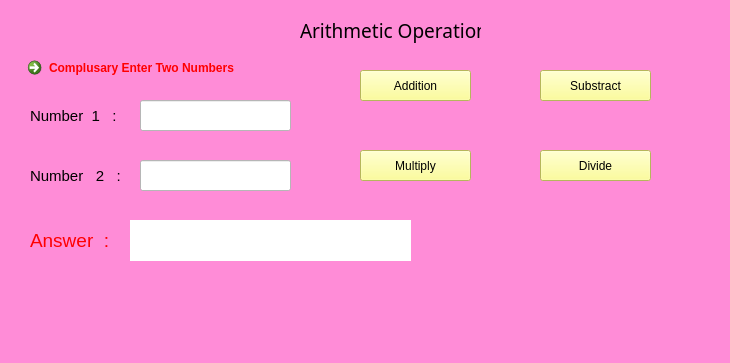
<?xml version="1.0" encoding="UTF-8"?>
<ui version="4.0">
 <class>Dialog</class>
 <widget class="QDialog" name="Dialog">
  <property name="geometry">
   <rect>
    <x>0</x>
    <y>0</y>
    <width>730</width>
    <height>363</height>
   </rect>
  </property>
  <property name="windowTitle">
   <string>Dialog</string>
  </property>
  <property name="styleSheet">
   <string notr="true">background-color: rgb(255, 140, 215);</string>
  </property>
  <widget class="QLabel" name="label">
   <property name="geometry">
    <rect>
     <x>30</x>
     <y>100</y>
     <width>111</width>
     <height>31</height>
    </rect>
   </property>
   <property name="font">
    <font>
     <family>MS Shell Dlg 2</family>
     <pointsize>11</pointsize>
    </font>
   </property>
   <property name="text">
    <string>Number  1   :</string>
   </property>
  </widget>
  <widget class="QLabel" name="label_2">
   <property name="geometry">
    <rect>
     <x>30</x>
     <y>160</y>
     <width>111</width>
     <height>31</height>
    </rect>
   </property>
   <property name="font">
    <font>
     <pointsize>11</pointsize>
    </font>
   </property>
   <property name="text">
    <string>Number   2   :</string>
   </property>
  </widget>
  <widget class="QLineEdit" name="n1">
   <property name="geometry">
    <rect>
     <x>140</x>
     <y>100</y>
     <width>151</width>
     <height>31</height>
    </rect>
   </property>
   <property name="font">
    <font>
     <pointsize>10</pointsize>
    </font>
   </property>
   <property name="styleSheet">
    <string notr="true">background-color: rgb(255, 255, 255);</string>
   </property>
  </widget>
  <widget class="QLineEdit" name="n2">
   <property name="geometry">
    <rect>
     <x>140</x>
     <y>160</y>
     <width>151</width>
     <height>31</height>
    </rect>
   </property>
   <property name="font">
    <font>
     <pointsize>10</pointsize>
    </font>
   </property>
   <property name="styleSheet">
    <string notr="true">background-color: rgb(255, 255, 255);</string>
   </property>
  </widget>
  <widget class="QLabel" name="label_6">
   <property name="geometry">
    <rect>
     <x>30</x>
     <y>220</y>
     <width>101</width>
     <height>41</height>
    </rect>
   </property>
   <property name="font">
    <font>
     <family>MS Shell Dlg 2</family>
     <pointsize>14</pointsize>
     <weight>9</weight>
     <italic>false</italic>
     <bold>false</bold>
    </font>
   </property>
   <property name="styleSheet">
    <string notr="true">color: rgb(255, 0, 0);


font: 75 14pt &quot;MS Shell Dlg 2&quot;;</string>
   </property>
   <property name="text">
    <string>Answer  : </string>
   </property>
  </widget>
  <widget class="QLabel" name="res">
   <property name="geometry">
    <rect>
     <x>130</x>
     <y>220</y>
     <width>281</width>
     <height>41</height>
    </rect>
   </property>
   <property name="font">
    <font>
     <pointsize>11</pointsize>
     <weight>75</weight>
     <bold>true</bold>
    </font>
   </property>
   <property name="styleSheet">
    <string notr="true">background-color: rgb(255, 255, 255);</string>
   </property>
   <property name="text">
    <string/>
   </property>
  </widget>
  <widget class="QCommandLinkButton" name="commandLinkButton">
   <property name="geometry">
    <rect>
     <x>20</x>
     <y>50</y>
     <width>281</width>
     <height>41</height>
    </rect>
   </property>
   <property name="styleSheet">
    <string notr="true">font: 75 12pt &quot;Bell MT&quot;;
color: rgb(255, 0, 0);</string>
   </property>
   <property name="text">
    <string>Complusary Enter Two Numbers</string>
   </property>
  </widget>
  <widget class="QPushButton" name="b1">
   <property name="geometry">
    <rect>
     <x>360</x>
     <y>70</y>
     <width>111</width>
     <height>31</height>
    </rect>
   </property>
   <property name="styleSheet">
    <string notr="true">background-color: rgb(255, 255, 127);
font: 75 12pt &quot;MS Shell Dlg 2&quot;;</string>
   </property>
   <property name="text">
    <string>Addition</string>
   </property>
  </widget>
  <widget class="QPushButton" name="b2">
   <property name="geometry">
    <rect>
     <x>540</x>
     <y>70</y>
     <width>111</width>
     <height>31</height>
    </rect>
   </property>
   <property name="styleSheet">
    <string notr="true">background-color: rgb(255, 255, 127);
font: 75 12pt &quot;MS Shell Dlg 2&quot;;</string>
   </property>
   <property name="text">
    <string>Substract</string>
   </property>
  </widget>
  <widget class="QPushButton" name="b3">
   <property name="geometry">
    <rect>
     <x>360</x>
     <y>150</y>
     <width>111</width>
     <height>31</height>
    </rect>
   </property>
   <property name="styleSheet">
    <string notr="true">background-color: rgb(255, 255, 127);
font: 75 12pt &quot;MS Shell Dlg 2&quot;;</string>
   </property>
   <property name="text">
    <string>Multiply</string>
   </property>
  </widget>
  <widget class="QPushButton" name="b4">
   <property name="geometry">
    <rect>
     <x>540</x>
     <y>150</y>
     <width>111</width>
     <height>31</height>
    </rect>
   </property>
   <property name="styleSheet">
    <string notr="true">background-color: rgb(255, 255, 127);
font: 75 12pt &quot;MS Shell Dlg 2&quot;;</string>
   </property>
   <property name="text">
    <string>Divide</string>
   </property>
  </widget>
  <widget class="QLabel" name="label_11">
   <property name="geometry">
    <rect>
     <x>300</x>
     <y>10</y>
     <width>181</width>
     <height>41</height>
    </rect>
   </property>
   <property name="font">
    <font>
     <family>Ink Free</family>
     <pointsize>14</pointsize>
     <weight>50</weight>
     <bold>false</bold>
    </font>
   </property>
   <property name="styleSheet">
    <string notr="true">border-color: rgb(0, 0, 0);</string>
   </property>
   <property name="text">
    <string>Arithmetic Operation</string>
   </property>
  </widget>
 </widget>
 <resources/>
 <connections/>
</ui>
